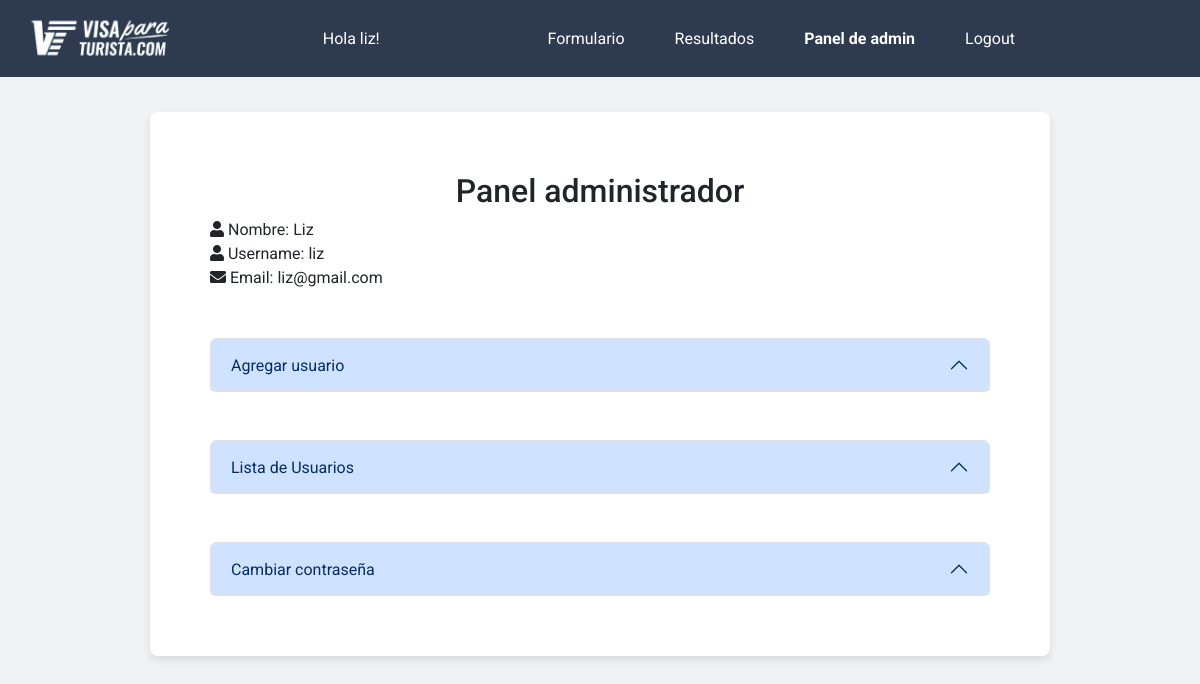
Screenshot of /admin-dashboard (signed in) with the database file from the repository.
### models.py (models this page shows, shortened)
class User(UserMixin, db.Model):
    id = db.Column(db.Integer, primary_key=True)
    username = db.Column(db.String(100), unique=True, nullable=False)
    name = db.Column(db.String(100), nullable=False)
    email = db.Column(db.String(100), nullable=False, unique=True)
    telefono = db.Column(db.Integer, nullable=False)
    password_hash = db.Column(db.String(130), nullable=False)
    roles = db.relationship("Roles", secondary="user_roles", back_populates="users")
    @hybrid_property
    def password(self):
        raise AttributeError('password is not a readable attribute')

### app.py (the view, shortened to what this page needs)
@login_required
@admin_permission.require(http_exception=403)
@app.route("/admin-dashboard", methods=['GET', 'POST'])
def admin_dashboard():
  form = UpdatePasswordForm()
  users = User.query.all()
  return render_template('admin_dashboard.html', users=users, form=form)

### app.py (called while the page is built)
@login_manager.user_loader
def load_user(id):
    return User.query.get(int(id))

### templates/admin_dashboard.html (shortened to what this page needs)
<!DOCTYPE html>
<html lang="en">
  <head>
    <link
      href="https://cdn.jsdelivr.net/npm/bootstrap@5.3.0/dist/css/bootstrap.min.css"
      rel="stylesheet"
    />
  </head>
  <body>
    {% include 'base.html' %} {% block content %}
    <div class="container">
      <h2 class="text-center">Panel administrador</h2>
      <div class="user-info mb-4">
        <div class="user-info-item">
          <i class="fas fa-user"></i>
          <span class="data">Nombre: </span>
          <span id="nombre"> {{ current_user.name }}</span>
        </div>
        <div class="user-info-item">
          <i class="fas fa-user"></i>
          <span class="data">Username: </span>
          <span id="username"> {{ current_user.username }}</span>
        </div>
        <div class="user-info-item">
          <i class="fas fa-envelope"></i>
          <span class="data">Email: </span>
          <span id="email"> {{ current_user.email }}</span>
        </div>
      </div>
      <div class="">
        <div class="accordion mt-5" id="accordionAddUser">
          <div class="accordion-item">
            <h2 class="accordion-header" id="headingAddUser">
              <button
                class="accordion-button"
                type="button"
                data-bs-toggle="collapse"
                data-bs-target="#collapseAddUser"
                aria-expanded="true"
                aria-controls="collapseAddUser"
              >
                Agregar usuario
              </button>
            </h2>
          </div>
        </div>
      </div>
      <div class="">
        <div class="accordion mt-5" id="accordionUserList">
          <div class="accordion-item">
            <h2 class="accordion-header" id="headingUserList">
              <button
                class="accordion-button"
                type="button"
                data-bs-toggle="collapse"
                data-bs-target="#collapseUserList"
                aria-expanded="true"
                aria-controls="collapseUserList"
              >
                Lista de Usuarios
              </button>
            </h2>
                    {% for user in users %}
                        {% include 'update_password.html' %}
                    {% endfor %}
          </div>
        </div>
      </div>
      <div class="">
        <div class="accordion mt-5" id="accordionChangePassword">
          <div class="accordion-item">
            <h2 class="accordion-header" id="headingChangePassword">
              <button
                class="accordion-button"
                type="button"
                data-bs-toggle="collapse"
                data-bs-target="#collapseChangePassword"
                aria-expanded="true"
                aria-controls="collapseChangePassword"
              >
                Cambiar contraseña
              </button>
            </h2>
          </div>
        </div>
      </div>
    </div>
    {% endblock %}
  </body>
</html>

### templates/base.html (shortened to what this page needs)
<!DOCTYPE html>
<html lang="es">
  <head>
    <link
      rel="stylesheet"
      href="{{ url_for('static', filename='estilos.css') }}"
    />
    <link
      rel="stylesheet"
      href="https://cdnjs.cloudflare.com/ajax/libs/font-awesome/5.15.4/css/all.min.css"
    />
  </head>
  <body>
    <nav class="navbar">
      <div class="topbar">
        <a href="/">
          <img
            src="../static/images/navbar.png"
            alt="Logo visa par turistas"
            class="logo-topbar"
          />
        </a>
        Hola {{ current_user.username }}!
        <div class="topbar-menu menu-adjustable">
          {% if current_user.is_authenticated %}
          {% if current_user.roles[0].id == 1 %}
              <a href="/" class="{% if request.path == '/' %}active{% endif %}">Formulario</a>
              <a href="/results" class="{% if request.path == '/results' %}active{% endif %}">Resultados</a>
              <a href="/admin-dashboard" class="{% if request.path == '/admin-dashboard' %}active{% endif %}">Panel de admin</a>
          {% else %}
              <a href="/results" class="{% if request.path == '/results' %}active{% endif %}">Resultados</a>
              <a href="/user-dashboard" class="{% if request.path == '/user-dashboard' %}active{% endif %}">Panel de usuario</a>
          {% endif %}
          {% endif %}
          {% if current_user.is_authenticated %}
          <a
            href="{{ url_for('logout') }}"
            class="{% if request.path == url_for('logout') %}active{% endif %}"
            >Logout</a
          >
          {% else %}
          <a
            href="{{ url_for('login') }}"
            class="{% if request.path == url_for('login') %}active{% endif %}"
            >Login</a
          >
          {% endif %}
        </div>
      </div>
    </nav>
  </body>
</html>

### static/estilos.css (style rules this page uses)
body { font-family: 'Roboto', Arial, sans-serif; background-color: #f0f2f5; margin: 0; padding: 0; }
.topbar { display: flex; justify-content: space-between; align-items: center; background-color: #2e3b4e; color: #fff; padding: 10px 20px; position: fixed; width: 100%; top: 0; z-index: 1000; }
.logo-topbar { width: 10rem; }
.topbar-menu { display: flex; align-items: center; margin-right: 140px; }
.topbar-menu a { color: #fff; margin: 0 10px; text-decoration: none; padding: 10px 15px; border-radius: 5px; transition: background-color 0.3s ease; }
.topbar-menu a.active { font-weight: bold; }
.container { max-width: 75%; background: white; border-radius: 8px; box-shadow: 0 4px 8px rgba(0, 0, 0, 0.1); padding: 60px; margin: 6rem auto;; box-sizing: border-box; overflow: hidden; position: relative; }
a { color: #3b82f6; text-decoration: none; }
button { width: 100%; padding: 15px; background-color: #0073e6; color: #fff; border: none; border-radius: 5px; font-size: 16px; cursor: pointer; transition: background-color 0.3s; }

### rows the page displays
User: username "liz", name "Liz", email "liz@gmail.com"
